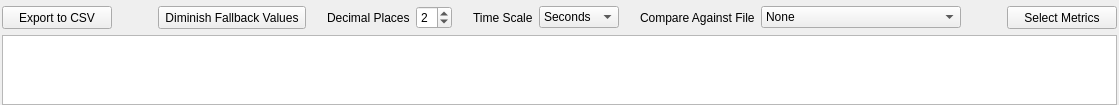
       <widget class="QWidget" name="tab_stats">
        <attribute name="title">
         <string>Statistics</string>
        </attribute>
        <layout class="QVBoxLayout" name="verticalLayout_8">
         <property name="leftMargin">
          <number>2</number>
         </property>
         <property name="topMargin">
          <number>6</number>
         </property>
         <property name="rightMargin">
          <number>2</number>
         </property>
         <property name="bottomMargin">
          <number>0</number>
         </property>
         <item>
          <layout class="QHBoxLayout" name="layout_file_stats_buttons">
           <property name="spacing">
            <number>6</number>
           </property>
           <item>
            <widget class="QPushButton" name="btn_export_stats">
             <property name="minimumSize">
              <size>
               <width>110</width>
               <height>23</height>
              </size>
             </property>
             <property name="text">
              <string>Export to CSV</string>
             </property>
            </widget>
           </item>
           <item>
            <spacer name="horizontalSpacer_2">
             <property name="orientation">
              <enum>Qt::Horizontal</enum>
             </property>
             <property name="sizeHint" stdset="0">
              <size>
               <width>40</width>
               <height>20</height>
              </size>
             </property>
            </spacer>
           </item>
           <item>
            <widget class="QToolButton" name="check_diminish_fallbacks">
             <property name="sizePolicy">
              <sizepolicy hsizetype="Fixed" vsizetype="Preferred">
               <horstretch>0</horstretch>
               <verstretch>0</verstretch>
              </sizepolicy>
             </property>
             <property name="minimumSize">
              <size>
               <width>0</width>
               <height>23</height>
              </size>
             </property>
             <property name="toolTip">
              <string>&lt;html&gt;&lt;head/&gt;&lt;body&gt;&lt;p&gt;Check this option to make default fallback values (&amp;quot;Unknown&amp;quot;, &amp;quot;N/A&amp;quot;, etc.) less prominent in the statistics table.&lt;/p&gt;&lt;/body&gt;&lt;/html&gt;</string>
             </property>
             <property name="text">
              <string>Diminish Fallback Values</string>
             </property>
             <property name="checkable">
              <bool>true</bool>
             </property>
            </widget>
           </item>
           <item>
            <spacer name="horizontalSpacer_43">
             <property name="orientation">
              <enum>Qt::Horizontal</enum>
             </property>
             <property name="sizeType">
              <enum>QSizePolicy::Fixed</enum>
             </property>
             <property name="sizeHint" stdset="0">
              <size>
               <width>15</width>
               <height>20</height>
              </size>
             </property>
            </spacer>
           </item>
           <item>
            <widget class="QLabel" name="label_decimal_places">
             <property name="sizePolicy">
              <sizepolicy hsizetype="Fixed" vsizetype="Preferred">
               <horstretch>0</horstretch>
               <verstretch>0</verstretch>
              </sizepolicy>
             </property>
             <property name="sizeIncrement">
              <size>
               <width>0</width>
               <height>23</height>
              </size>
             </property>
             <property name="text">
              <string>Decimal Places</string>
             </property>
            </widget>
           </item>
           <item>
            <widget class="QSpinBox" name="spin_decimal_places">
             <property name="sizePolicy">
              <sizepolicy hsizetype="Fixed" vsizetype="Fixed">
               <horstretch>0</horstretch>
               <verstretch>0</verstretch>
              </sizepolicy>
             </property>
             <property name="minimumSize">
              <size>
               <width>36</width>
               <height>23</height>
              </size>
             </property>
             <property name="minimum">
              <number>0</number>
             </property>
             <property name="maximum">
              <number>9</number>
             </property>
             <property name="value">
              <number>2</number>
             </property>
            </widget>
           </item>
           <item>
            <spacer name="horizontalSpacer_21">
             <property name="orientation">
              <enum>Qt::Horizontal</enum>
             </property>
             <property name="sizeType">
              <enum>QSizePolicy::Fixed</enum>
             </property>
             <property name="sizeHint" stdset="0">
              <size>
               <width>15</width>
               <height>20</height>
              </size>
             </property>
            </spacer>
           </item>
           <item>
            <widget class="QLabel" name="label_stats_time_scale">
             <property name="sizePolicy">
              <sizepolicy hsizetype="Fixed" vsizetype="Preferred">
               <horstretch>0</horstretch>
               <verstretch>0</verstretch>
              </sizepolicy>
             </property>
             <property name="minimumSize">
              <size>
               <width>0</width>
               <height>23</height>
              </size>
             </property>
             <property name="toolTip">
              <string>&lt;html&gt;&lt;head/&gt;&lt;body&gt;&lt;p&gt;Changes how time is represented in the statistics table. Only affects the &lt;span style=&quot; font-weight:600;&quot;&gt;Elapsed Time&lt;/span&gt; and &lt;span style=&quot; font-weight:600;&quot;&gt;Projected Battery Life&lt;/span&gt; fields.&lt;/p&gt;&lt;/body&gt;&lt;/html&gt;</string>
             </property>
             <property name="text">
              <string>Time Scale</string>
             </property>
             <property name="textFormat">
              <enum>Qt::PlainText</enum>
             </property>
            </widget>
           </item>
           <item>
            <widget class="QComboBox" name="combo_stats_time_scale">
             <property name="sizePolicy">
              <sizepolicy hsizetype="Fixed" vsizetype="Fixed">
               <horstretch>0</horstretch>
               <verstretch>0</verstretch>
              </sizepolicy>
             </property>
             <property name="minimumSize">
              <size>
               <width>80</width>
               <height>21</height>
              </size>
             </property>
             <property name="toolTip">
              <string>&lt;html&gt;&lt;head/&gt;&lt;body&gt;&lt;p&gt;Changes how time is represented in the statistics table. Only affects the &lt;span style=&quot; font-weight:600;&quot;&gt;Elapsed Time&lt;/span&gt; and &lt;span style=&quot; font-weight:600;&quot;&gt;Projected Battery Life&lt;/span&gt; fields.&lt;/p&gt;&lt;/body&gt;&lt;/html&gt;</string>
             </property>
             <item>
              <property name="text">
               <string>Seconds</string>
              </property>
             </item>
             <item>
              <property name="text">
               <string>Minutes</string>
              </property>
             </item>
             <item>
              <property name="text">
               <string>Hours</string>
              </property>
             </item>
            </widget>
           </item>
           <item>
            <spacer name="horizontalSpacer_17">
             <property name="orientation">
              <enum>Qt::Horizontal</enum>
             </property>
             <property name="sizeType">
              <enum>QSizePolicy::Fixed</enum>
             </property>
             <property name="sizeHint" stdset="0">
              <size>
               <width>15</width>
               <height>20</height>
              </size>
             </property>
            </spacer>
           </item>
           <item>
            <widget class="QLabel" name="label_stats_compare_against">
             <property name="sizePolicy">
              <sizepolicy hsizetype="Fixed" vsizetype="Preferred">
               <horstretch>0</horstretch>
               <verstretch>0</verstretch>
              </sizepolicy>
             </property>
             <property name="minimumSize">
              <size>
               <width>0</width>
               <height>23</height>
              </size>
             </property>
             <property name="text">
              <string>Compare Against File</string>
             </property>
             <property name="textFormat">
              <enum>Qt::PlainText</enum>
             </property>
            </widget>
           </item>
           <item>
            <widget class="QComboBox" name="combo_stats_compare_against">
             <property name="minimumSize">
              <size>
               <width>200</width>
               <height>21</height>
              </size>
             </property>
             <property name="toolTip">
              <string>This is currently under development.</string>
             </property>
             <property name="sizeAdjustPolicy">
              <enum>QComboBox::AdjustToContents</enum>
             </property>
             <item>
              <property name="text">
               <string>None</string>
              </property>
             </item>
            </widget>
           </item>
           <item>
            <spacer name="horizontalSpacer_44">
             <property name="orientation">
              <enum>Qt::Horizontal</enum>
             </property>
             <property name="sizeHint" stdset="0">
              <size>
               <width>40</width>
               <height>20</height>
              </size>
             </property>
            </spacer>
           </item>
           <item>
            <widget class="QPushButton" name="btn_choose_stats">
             <property name="minimumSize">
              <size>
               <width>110</width>
               <height>23</height>
              </size>
             </property>
             <property name="text">
              <string>Select Metrics</string>
             </property>
            </widget>
           </item>
          </layout>
         </item>
         <item>
          <widget class="SharedEditTableView" name="table_stats">
           <property name="sizeAdjustPolicy">
            <enum>QAbstractScrollArea::AdjustToContents</enum>
           </property>
           <property name="showDropIndicator" stdset="0">
            <bool>false</bool>
           </property>
           <property name="dragEnabled">
            <bool>true</bool>
           </property>
           <property name="dragDropOverwriteMode">
            <bool>false</bool>
           </property>
           <property name="alternatingRowColors">
            <bool>true</bool>
           </property>
           <property name="selectionMode">
            <enum>QAbstractItemView::ExtendedSelection</enum>
           </property>
           <property name="verticalScrollMode">
            <enum>QAbstractItemView::ScrollPerPixel</enum>
           </property>
           <property name="horizontalScrollMode">
            <enum>QAbstractItemView::ScrollPerPixel</enum>
           </property>
           <property name="sortingEnabled">
            <bool>true</bool>
           </property>
           <property name="wordWrap">
            <bool>false</bool>
           </property>
           <attribute name="verticalHeaderVisible">
            <bool>false</bool>
           </attribute>
          </widget>
         </item>
        </layout>
       </widget>
